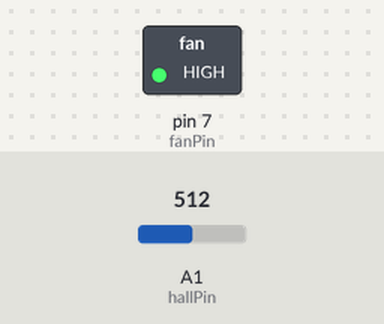
A sketch run on a simulated Arduino Uno, built with avr-gcc and run on an emulated ATmega328P. Parts: switched loads named in the sketch (green lamp = pin HIGH). The test bench sets the inputs (shaded band); at power-on: A1 (hallPin) = 512. What the sketch prints to the serial monitor is not drawn. At 0.1 s the program stops and its outputs stay as they are.

Above: at 0.1 s.
Timing chart, 0 to 1.6 s (numbered marks = the images above):
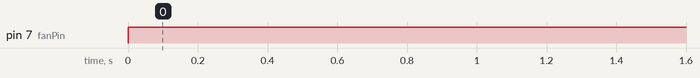

The sketch:

combustion_final.ino
```cpp
#include <Adafruit_MAX31855.h>
#include <SD.h>
#include <Servo.h>
#include <SPI.h>

/****** hall effect variable initialization ******/
int hallPin = 1; //analog
int throttlePin = 8; //digital
int donePin = 3; //digital for switch
int DOPin = 4;
int CSPin = 5;
int CLKPin = 6;
int sdPin = 10;
float throttleOpen = 107;
float throttleClose = 68;
float throttleInit = 95; //random num ayy
float throttleCurrent = throttleInit;//hold current value for throttle
boolean haveMoved = false; //haven't moved yet
int pastHallMeasurement;
int initialHallMeasurement;
long startTime; //when we detect movement
long onTime; //time arduino turned on
int numberMagnetDetections = 0; //when equals 6, we've done one loop of wheel
long startCurrentRotationTime; //time when we start a new loop
long timeOfRotation; //time to do one rotation of the wheel
float RPM; //current RPM
float temperature; //temp of engine
int magnetCounts = 0;
/****** end hall effect variable initialization *****/

/***** clock var initialization *****/
#define clockPin 2   // NEEDS TO BE SET PROPERLY
#define thresh 300
unsigned long clockStartTime;
unsigned long clockEndTime;
int clockPrevValue; // previous value read by photoresistor
int clockAvg; // avg of prev and current value read by photoresistor
/***** end clock var initialization *****/

/***** fan pwm var initialization *****/
#define fan_speed 128 // NEEDS TO BE SET PROPERLY
#define fanPin 7  // NEEDS TO BE SET PROPERLY
/***** end fan pwm var initialization *****/

/* function prototypes */
void setup();
void loop();
String floatPrint(float x);
void checkHallEffect();
void checkClock();

void setup()
{
  Serial.begin(9600);
  pinMode(hallPin, INPUT);
  onTime = millis();
  clockStartTime = millis();

  pastHallMeasurement = analogRead(hallPin);
  initialHallMeasurement = analogRead(hallPin);
}

void loop()
{
  analogWrite(fanPin, fan_speed);  // set fan speed

  checkHallEffect();
  checkClock();
}

/* checks clock, displays if time > threshold */
void checkClock()
{

  int input = analogRead(clockPin);
  clockAvg = (input + clockPrevValue) / 2;

  clockPrevValue = input;

 if(clockAvg > thresh)
 {
   Serial.print("Input value is:");
   Serial.println(input);
 }
 else
 {
   clockEndTime = millis();
   Serial.print("Final input value is:");
   Serial.println(input);
   Serial.println("\n\n\n\n\n");
   Serial.println("Car is stopped");
   unsigned long runMillis = clockEndTime - clockStartTime;
   Serial.print("Run time (in milliseconds: ");
   Serial.println(runMillis);
   Serial.println("-------------------");
   while(1);
 }
}

String floatPrint(float x)
{
  int intp = x;
  int fracp = (x - intp) * 1000;
  if(fracp < 0)
  {
    fracp = -1 * fracp;
  }
  return (String(intp) + "." + String(fracp));
}


/*
wheels are 4 inch diameter
*/

/*
Check the hall effect reading
see if it's different than before
if its different, then update the counter, and if a whole loop, we're done a rotation
*/
void checkHallEffect()
{
  int reading = analogRead(hallPin);
  if(reading != pastHallMeasurement)
  {
    haveMoved = true;
    startTime = millis();
    startCurrentRotationTime = millis();
  }

  if(initialHallMeasurement < 5)
  {
    if(reading < 5 && pastHallMeasurement > 80)
    {
        Serial.println(reading);

      //so detect a magnet
      //as we're back to another new magnet
      magnetCounts++;
      Serial.println(magnetCounts);
    }

  }
  else
  {
    if(reading > 80 && pastHallMeasurement < 5)
    {
        Serial.println(reading);
      //so now in dead zone again
      //so passed a magnet
      magnetCounts++;
      Serial.println(magnetCounts);
     }
  }
  pastHallMeasurement = reading;
}
```

Measured:
- by itself, pin 7 (fanPin): LOW → HIGH at 0.00 s
